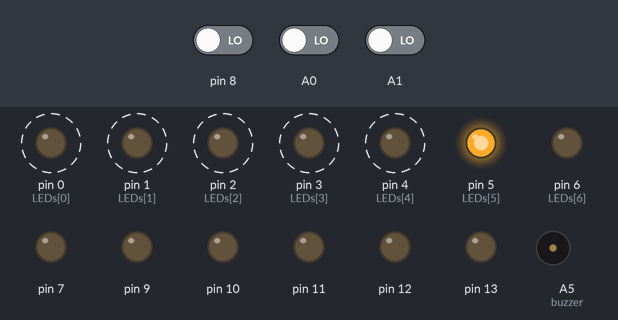
This sketch was run on a simulated Arduino Uno, built with avr-gcc and run on an emulated ATmega328P. Shown: output pins drawn as LEDs (lit = HIGH), buzzer (waves = sounding). Dashed ring = blinking. The inputs (shaded band) are chosen by the test bench; at power-on: A1 LOW, A0 LOW, pin 8 LOW.

Above: at 1.25 s.
1.3 s: A1 driven HIGH
At 3.3 s:
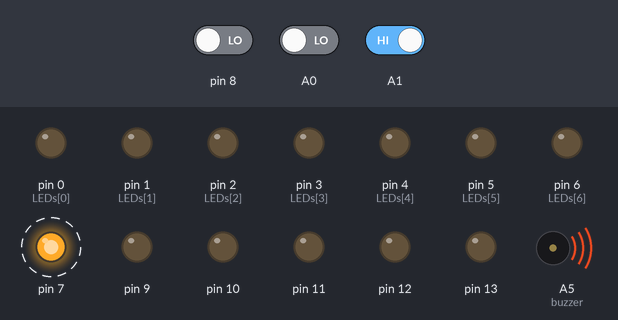
4.3 s: A0 driven HIGH
At 6.16 s:
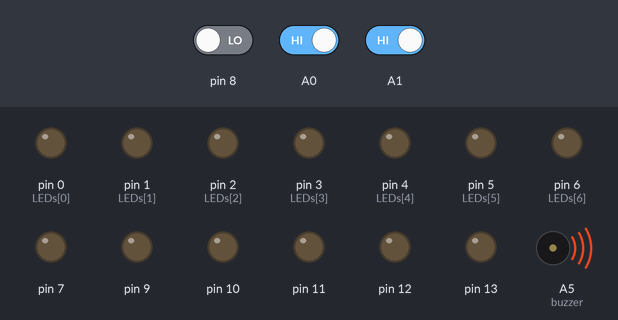
At 9.1 s:
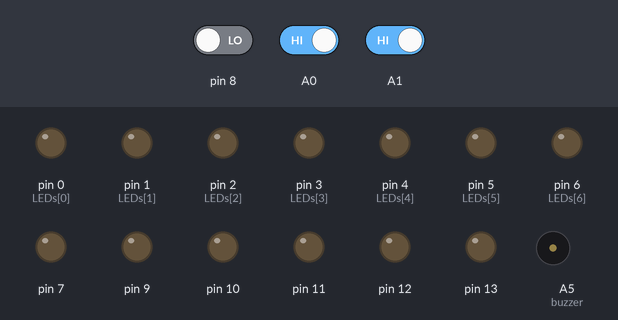
Timing chart, 0 to 13.3 s (numbered marks = the images above; inputs shaded):
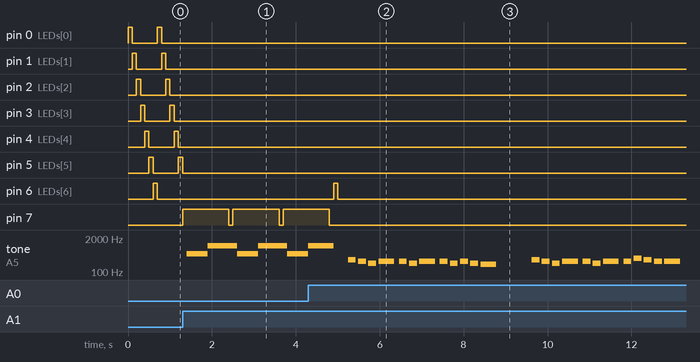

Measured:
- after the input at 1.3 s, pin 0 (LEDs[0]), pin 1 (LEDs[1]): stops changing and stays LOW
- after the input at 4.3 s, pin 0 (LEDs[0]): stays LOW (without the input it goes to HIGH after 4.3 s); pin 1 (LEDs[1]): stays LOW (without the input it goes to HIGH after 8.0 s); pin 7: goes on until 4.8 s, then stays LOW
- by itself, pin 0 (LEDs[0]), pin 1 (LEDs[1]), pin 2 (LEDs[2]), pin 3 (LEDs[3]), pin 4 (LEDs[4]): alternates HIGH for 0.10 s and LOW for 0.60 s

The sketch:

sketch_aug27a.ino
```cpp
int sw1 = 0;   //前方障礙物感測
int sw2 = 0;   //音樂開關變數
int swgo = 0;
int buzzer = A5;     //蜂鳴器
const int variable = A2;   //方向控制
const int variable1 = A3;
const byte LEDs[] = {0,1,2,3,4,5,6};
const byte total = sizeof(LEDs);
byte index = 0 ;
//青花瓷
#define NOTE_    0
#define NOTE_B0  31
#define NOTE_C1  33
#define NOTE_CS1 35
#define NOTE_D1  37
#define NOTE_DS1 39
#define NOTE_E1  41
#define NOTE_F1  44
#define NOTE_FS1 46
#define NOTE_G1  49
#define NOTE_GS1 52
#define NOTE_A1  55
#define NOTE_AS1 58
#define NOTE_B1  62
#define NOTE_C2  65
#define NOTE_CS2 69
#define NOTE_D2  73
#define NOTE_DS2 78
#define NOTE_E2  82
#define NOTE_F2  87
#define NOTE_FS2 93
#define NOTE_G2  98
#define NOTE_GS2 104
#define NOTE_A2  110
#define NOTE_AS2 117
#define NOTE_B2  123
#define NOTE_C3  131
#define NOTE_CS3 139
#define NOTE_D3  147
#define NOTE_DS3 156
#define NOTE_E3  165
#define NOTE_F3  175
#define NOTE_FS3 185
#define NOTE_G3  196
#define NOTE_GS3 208
#define NOTE_A3  220
#define NOTE_AS3 233
#define NOTE_B3  247
#define NOTE_C4  262
#define NOTE_CS4 277
#define NOTE_D4  294
#define NOTE_DS4 311
#define NOTE_E4  330
#define NOTE_F4  349
#define NOTE_FS4 370
#define NOTE_G4  392
#define NOTE_GS4 415
#define NOTE_A4  440
#define NOTE_AS4 466
#define NOTE_B4  494
#define NOTE_C5  523
#define NOTE_CS5 554
#define NOTE_D5  587
#define NOTE_DS5 622
#define NOTE_E5  659
#define NOTE_F5  698
#define NOTE_FS5 740
#define NOTE_G5  784
#define NOTE_GS5 831
#define NOTE_A5  880
#define NOTE_AS5 932
#define NOTE_B5  988
#define NOTE_C6  1047
#define NOTE_CS6 1109
#define NOTE_D6  1175
#define NOTE_DS6 1245
#define NOTE_E6  1319
#define NOTE_F6  1397
#define NOTE_FS6 1480
#define NOTE_G6  1568
#define NOTE_GS6 1661
#define NOTE_A6  1760
#define NOTE_AS6 1865
#define NOTE_B6  1976
#define NOTE_C7  2093
#define NOTE_CS7 2217
#define NOTE_D7  2349
#define NOTE_DS7 2489
#define NOTE_E7  2637
#define NOTE_F7  2794
#define NOTE_FS7 2960
#define NOTE_G7  3136
#define NOTE_GS7 3322
#define NOTE_A7  3520
#define NOTE_AS7 3729
#define NOTE_B7  3951
#define NOTE_C8  4186
#define NOTE_CS8 4435
#define NOTE_D8  4699
#define NOTE_DS8 4978

int melody[] = {
  NOTE_, NOTE_D4, NOTE_C4, NOTE_A3, NOTE_C4, NOTE_C4, NOTE_A3, NOTE_C4, NOTE_C4, NOTE_A3, NOTE_C4, NOTE_A3, NOTE_G3, NOTE_,
  NOTE_, NOTE_D4, NOTE_C4, NOTE_A3, NOTE_C4, NOTE_C4, NOTE_A3, NOTE_C4, NOTE_C4, NOTE_E4, NOTE_D4, NOTE_C4, NOTE_C4, NOTE_,

  NOTE_, NOTE_G3, NOTE_A3, NOTE_E4, NOTE_E4, NOTE_E4, NOTE_D4, NOTE_E4, NOTE_E4, NOTE_D4, NOTE_E4, NOTE_G4, NOTE_E4, NOTE_E4, NOTE_,
  NOTE_, NOTE_E4, NOTE_E4, NOTE_E4, NOTE_D4, NOTE_D4, NOTE_D4, NOTE_D4, NOTE_D4, NOTE_C4, NOTE_E4, NOTE_E4, NOTE_D4, NOTE_,

  NOTE_, NOTE_D4, NOTE_C4, NOTE_A3, NOTE_C4, NOTE_C4, NOTE_A3, NOTE_C4, NOTE_C4, NOTE_A3, NOTE_C4, NOTE_A3, NOTE_G3, NOTE_,
  NOTE_, NOTE_G3, NOTE_A3, NOTE_E4, NOTE_G4, NOTE_G4, NOTE_E4, NOTE_G4, NOTE_G4, NOTE_E4, NOTE_D4, NOTE_C4, NOTE_C4, NOTE_,

  NOTE_, NOTE_D4, NOTE_C4, NOTE_D4, NOTE_E4, NOTE_D4, NOTE_D4, NOTE_C4, NOTE_D4,
  NOTE_C4, NOTE_A3, NOTE_D4, NOTE_C4, NOTE_C4, NOTE_A3, NOTE_C4, NOTE_C4, NOTE_C4, NOTE_,
  //
  NOTE_, NOTE_G4, NOTE_G4, NOTE_E4, NOTE_D4, NOTE_E4, NOTE_A3, NOTE_D4, NOTE_E4, NOTE_G4, NOTE_E4, NOTE_D4, NOTE_,
  NOTE_, NOTE_G4, NOTE_G4, NOTE_E4, NOTE_D4, NOTE_E4, NOTE_G3, NOTE_D4, NOTE_E4, NOTE_G4, NOTE_D4, NOTE_C4, NOTE_,

  NOTE_, NOTE_C4, NOTE_D4, NOTE_E4, NOTE_G4, NOTE_A4, NOTE_G4, NOTE_F4, NOTE_G4, NOTE_E4, NOTE_E4, NOTE_D4, NOTE_D4, NOTE_,
  NOTE_, NOTE_C4, NOTE_D4, NOTE_C4, NOTE_C4, NOTE_D4, NOTE_C4, NOTE_D4, NOTE_D4, NOTE_E4, NOTE_G4, NOTE_E4, NOTE_E4, NOTE_,

  NOTE_, NOTE_G4, NOTE_G4, NOTE_E4, NOTE_D4, NOTE_E4, NOTE_A3, NOTE_D4, NOTE_E4, NOTE_G4, NOTE_E4, NOTE_D4, NOTE_,
  NOTE_, NOTE_G4, NOTE_G4, NOTE_E4, NOTE_D4, NOTE_E4, NOTE_G3, NOTE_D4, NOTE_E4, NOTE_G4, NOTE_D4, NOTE_C4, NOTE_,

  NOTE_, NOTE_C4, NOTE_D4, NOTE_E4, NOTE_G4, NOTE_A4, NOTE_G4, NOTE_F4, NOTE_G4, NOTE_E4, NOTE_E4, NOTE_D4, NOTE_D4,
  NOTE_G3, NOTE_E4, NOTE_D4, NOTE_D4, NOTE_D4, NOTE_C4, NOTE_,
};

int noteDurations[] = {
  16, 16, 16, 16, 8, 16, 16, 8, 16, 16, 16, 16, 8, 8,
  16, 16, 16, 16, 8, 16, 16, 8, 16, 16, 16, 16, 8, 8,

  16, 16, 16, 16, 8, 16, 16, 8, 16, 16, 16, 16, 16, 16, 8,
  16, 16, 16, 16, 16, 16, 16, 16, 8, 16, 16, 16, 8, 8,

  16, 16, 16, 16, 8, 16, 16, 8, 16, 16, 16, 16, 8, 8,
  16, 16, 16, 16, 8, 16, 16, 8, 16, 16, 16, 16, 8, 8,

  16, 16, 16, 16, 16, 16, 16, 16, 8,
  16, 16, 16, 16, 16, 16, 8, 16, 4, 8,
  //
  16, 16, 16, 16, 16, 16, 8, 16, 16, 16, 16, 4, 8,
  16, 16, 16, 16, 16, 16, 8, 16, 16, 16, 16, 4, 8,

  16, 16, 16, 16, 16, 16, 16, 16, 16, 16, 16, 16, 4, 8,
  16, 16, 16, 16, 16, 16, 16, 16, 16, 8, 16, 16, 8, 8,

  16, 16, 16, 16, 16, 16, 8, 16, 16, 16, 16, 4, 8,
  16, 16, 16, 16, 16, 16, 8, 16, 16, 16, 16, 4, 8,

  16, 16, 16, 16, 16, 16, 16, 16, 16, 16, 16, 16, 4,
  16, 8, 16, 16, 16, 4, 8,
};

void play(int *melody, int *noteDurations, int num){
  for(int note = 0; note < num; note++){
    int noteDuration = 3000 / noteDurations[note];
    tone(A5, melody[note], noteDuration);
    delay(noteDuration * 1.30);
  }
}
void setup() {
  pinMode(A0,INPUT);  //音樂開關
  pinMode(A1,INPUT);  //障礙物開關
  pinMode(buzzer,OUTPUT);  //蜂鳴器
  pinMode(7, OUTPUT);
  pinMode(8,INPUT);
  pinMode (9,OUTPUT);
  pinMode (10,OUTPUT);
  pinMode (11,OUTPUT);
  pinMode (12,OUTPUT);
  pinMode (13,OUTPUT);
  for (byte i=0 ; i < total ;i++){
    pinMode(LEDs[i],OUTPUT);
  }
}

void loop() {
  sw1 = digitalRead(A1);
  sw2 = digitalRead(A0);
  swgo = digitalRead(8);
  if (sw2 == HIGH){
  for(byte i=0;i<total;i++){
    digitalWrite(LEDs[i],LOW);
  }
  play(melody, noteDurations, sizeof(melody) / sizeof(int));
  delay(2000);
  } else {
  if(swgo == HIGH){
    int sensorValue = analogRead(variable);
    if(sensorValue > 550){
    int sensorValue1 = analogRead(variable1);
    analogWrite(9,sensorValue1/4);
    digitalWrite(10,LOW);
    digitalWrite(11,HIGH);
    digitalWrite(12,HIGH);
    digitalWrite(13,LOW);
    } else if (sensorValue < 400){
    int sensorValue1 = analogRead(variable1);
    analogWrite(9,sensorValue1/4);
    digitalWrite(10,HIGH);
    digitalWrite(11,LOW);
    digitalWrite(12,LOW);
    digitalWrite(13,HIGH);
    } else{
    int sensorValue1 = analogRead(variable1);
    analogWrite(9,sensorValue1/4);
    digitalWrite(11,HIGH);
    digitalWrite(10,LOW);
    digitalWrite(13,HIGH);
    digitalWrite(12,LOW);
    }
  } else {
    digitalWrite(10,LOW);
    digitalWrite(11,LOW);
    digitalWrite(12,LOW);
    digitalWrite(13,LOW);
  }
  if (sw1 == HIGH){
    for(byte i=0;i<total;i++){
    digitalWrite(LEDs[i],LOW);
  }
    for ( int i = 0; i < 3; i++){
      digitalWrite(7,HIGH);
      delay(100);
      tone(buzzer,500);
      delay(500);
      tone(buzzer,1000);
      delay(500);
      digitalWrite(7,LOW);
      delay(100);
    }
    noTone(buzzer);
  }
  for(byte i=0;i<total;i++){
    digitalWrite(LEDs[i],LOW);
  }
   digitalWrite(LEDs[index],HIGH);
  index++;
  if (index == total){
  index = 0 ;
  }
  delay(100);
  }
}
```
